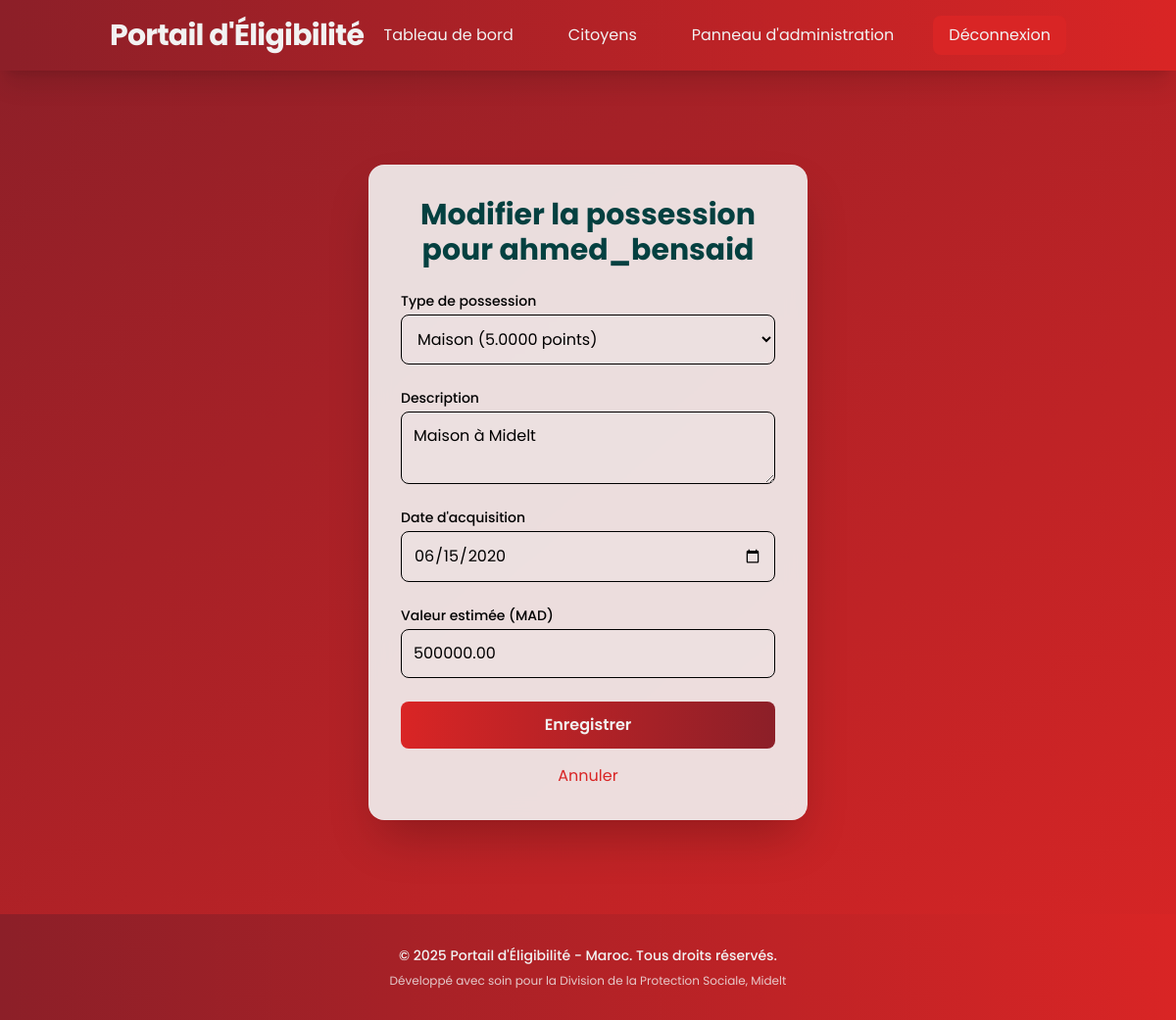
Before: /staff/possessions/edit/1/ (signed in) with the older database file.
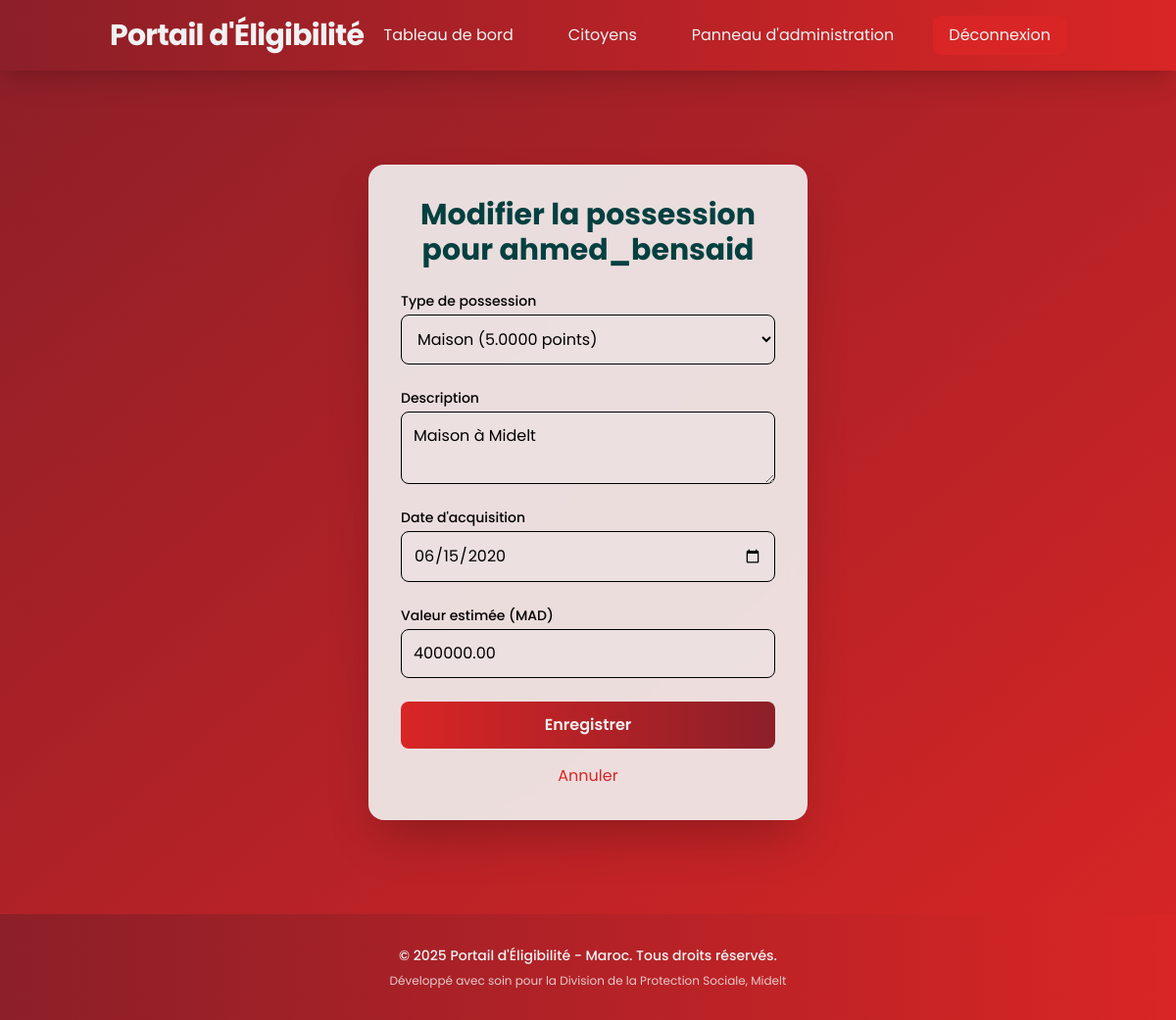
After: the same page with the newer database file.
### website/models.py (models this page shows)
class CitizenPossession(models.Model):
    STATUS_CHOICES = [
        ('active', 'Active'),
        ('under_investigation', 'Under Investigation'),
        ('disputed', 'Disputed'),
        ('removed', 'Removed'),
    ]
    citizen = models.ForeignKey(User, on_delete=models.CASCADE)
    possession_type = models.ForeignKey(PossessionType, on_delete=models.CASCADE)
    description = models.TextField()  # Additional details about the possession
    acquisition_date = models.DateField()
    estimated_value = models.DecimalField(max_digits=12, decimal_places=2)
    status = models.CharField(max_length=20, choices=STATUS_CHOICES, default='active')
    added_by = models.ForeignKey(User, on_delete=models.CASCADE, related_name='added_possessions')
    created_at = models.DateTimeField(auto_now_add=True)
    updated_at = models.DateTimeField(auto_now=True)

class User(AbstractUser):
    USER_TYPES = [
        ('citizen', 'Citizen'),
        ('data_entry_staff', 'Data Entry Staff'),
        ('investigator', 'Investigator'),
        ('supervisor', 'Supervisor'),
        ('admin', 'Admin'),
    ]
    user_type = models.CharField(max_length=20, choices=USER_TYPES, default='citizen')
    national_id = models.CharField(max_length=20, unique=True)
    phone_validator = RegexValidator(regex=r'^\+212[0-9]{9}$', message="Phone number must be in format: '+212xxxxxxxxx'")
    phone_number = models.CharField(validators=[phone_validator], max_length=17, unique=True)
    birth_date = models.DateField(null=True, blank=True)
    address = models.TextField(blank=True)
    is_verified = models.BooleanField(default=False)
    verification_code = models.CharField(max_length=6, blank=True)
    created_at = models.DateTimeField(auto_now_add=True)
    updated_at = models.DateTimeField(auto_now=True)
    groups = models.ManyToManyField(
        'auth.Group',
        verbose_name='groups',
        blank=True,
        related_name='website_user_groups',  # Unique related_name
        help_text='The groups this user belongs to.',
    )
    user_permissions = models.ManyToManyField(
        'auth.Permission',
        verbose_name='user permissions',
        blank=True,
        related_name='website_user_permissions',  # Unique related_name
        help_text='Specific permissions for this user.',
    )

class PossessionCategory(models.Model):
    name = models.CharField(max_length=100)  # e.g., "Vehicles", "Real Estate", "Electronics"
    description = models.TextField()
    is_active = models.BooleanField(default=True)

class PossessionType(models.Model):
    category = models.ForeignKey(PossessionCategory, on_delete=models.CASCADE)
    name = models.CharField(max_length=100)  # e.g., "Normal Car", "Luxury Car", "Motorcycle"
    description = models.TextField()
    point_value = models.DecimalField(max_digits=10, decimal_places=4)  # e.g., 0.14 for normal car
    is_active = models.BooleanField(default=True)
    created_at = models.DateTimeField(auto_now_add=True)

### website/views.py (the view, shortened to what this page needs)
# urls.py: path('staff/possessions/edit/<int:possession_id>/', views.edit_possession, name='edit_possession'),
@login_required
@user_passes_test(lambda u: u.user_type == 'data_entry_staff' or u.user_type == 'admin')
def edit_possession(request, possession_id):
    possession = get_object_or_404(CitizenPossession, id=possession_id)
    categories = PossessionCategory.objects.filter(is_active=True)
    return render(request, 'staff/edit_possession.html', {
        'possession': possession,
        'categories': categories,
    })

### website/templates/staff/edit_possession.html (shortened to what this page needs)
{% extends 'base.html' %}
{% block content %}
<div class="flex items-center justify-center py-12" style="min-height: 75vh; height: fit-content;">
    <div class="glass p-8 rounded-2xl shadow-2xl w-full max-w-md animate-fade-in-up">
        <h1 class="text-3xl font-bold text-center text-[#044040] mb-6">Modifier la possession pour {{ possession.citizen.username }}</h1>
        <form method="post" class="space-y-6">
            <div>
                <label for="possession_type" class="block text-sm font-medium text-[#000000]">Type de possession</label>
                <select name="possession_type" id="possession_type" required
                        class="mt-1 block w-full p-3 bg-[#F2F2F2]/10 border border-[#000000] rounded-lg text-[#000000] focus:outline-none focus:ring-2 focus:ring-[#044040] transition-all duration-300 hover-scale">
                    {% for category in categories %}
                        <optgroup label="{{ category.name }}">
                            {% for type in category.possessiontype_set.all %}
                                <option value="{{ type.id }}" {% if type.id == possession.possession_type.id %}selected{% endif %}>
                                    {{ type.name }} ({{ type.point_value }} points)
                                </option>
                            {% endfor %}
                        </optgroup>
                    {% endfor %}
                </select>
            </div>
            <div>
                <label for="description" class="block text-sm font-medium text-[#000000]">Description</label>
                <textarea name="description" id="description"
                          class="mt-1 block w-full p-3 bg-[#F2F2F2]/10 border border-[#000000] rounded-lg text-[#000000] placeholder-[#000000]/50 focus:outline-none focus:ring-2 focus:ring-[#044040] transition-all duration-300 hover-scale">{{ possession.description }}</textarea>
            </div>
            <div>
                <label for="acquisition_date" class="block text-sm font-medium text-[#000000]">Date d'acquisition</label>
                <input type="date" name="acquisition_date" id="acquisition_date" value="{{ possession.acquisition_date|date:'Y-m-d' }}" required
                       class="mt-1 block w-full p-3 bg-[#F2F2F2]/10 border border-[#000000] rounded-lg text-[#000000] focus:outline-none focus:ring-2 focus:ring-[#044040] transition-all duration-300 hover-scale">
            </div>
            <div>
                <label for="estimated_value" class="block text-sm font-medium text-[#000000]">Valeur estimée (MAD)</label>
                <input type="number" step="0.01" name="estimated_value" id="estimated_value" value="{{ possession.estimated_value|floatformat:2 }}"
                       class="mt-1 block w-full p-3 bg-[#F2F2F2]/10 border border-[#000000] rounded-lg text-[#000000] placeholder-[#000000]/50 focus:outline-none focus:ring-2 focus:ring-[#044040] transition-all duration-300 hover-scale">
            </div>
            <button type="submit"
                    class="w-full bg-gradient-to-r from-[#D92525] to-[#8C1F28] text-[#F2F2F2] p-3 rounded-lg font-semibold hover:from-[#591C21] hover:to-[#D92525] transition-all duration-300 hover-scale animate-pulse">
                Enregistrer
            </button>
        </form>
        <a href="{% url 'citizen_detail' possession.citizen.id %}"
           class="mt-4 inline-block text-[#D92525] hover:underline text-center w-full">Annuler</a>
    </div>
</div>
{% endblock %}

Changed rows visible on the page:
changed CitizenPossession "Maison à Midelt": estimated_value "500000.00" → "400000.00"
